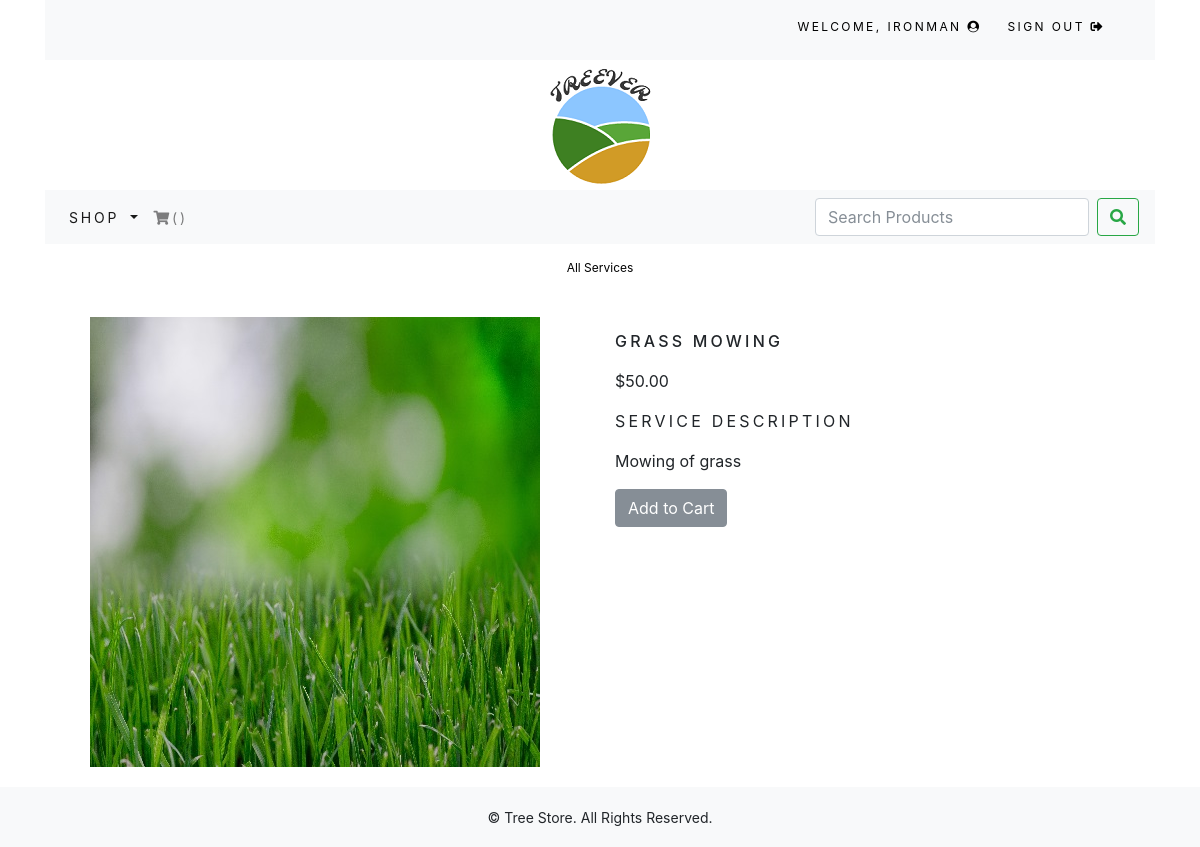
The page /shop/allservices/grass-mowing/ (signed in) on the database its author committed.
### shop/models.py (models this page shows, shortened)
class Service(models.Model):
	title = models.CharField(max_length=250, unique=True)
	slug = models.SlugField(max_length=250, unique=True)
	description = models.TextField(blank=True)
	price = models.DecimalField(max_digits=10, decimal_places=2)
	image = models.ImageField(upload_to='service', blank=True)
	available = models.BooleanField(default=True)
	created = models.DateTimeField(auto_now_add=True)
	class Meta:
		ordering = ('title',)
		verbose_name = 'service'
		verbose_name_plural = 'services'

### shop/views.py (the view)
# urls.py: path('allservices/<slug:service_slug>/', views.ServiceDetail, name='ServiceDetail'),
@login_required(login_url="/")
def ServiceDetail(request, service_slug):
	try:
		service = Service.objects.get(slug=service_slug)
	except Exception as e:
		raise e
	return render(request, 'shop/service.html', {'service':service})

### shop/templates/shop/service.html (shortened to what this page needs)
{% extends "base.html" %}
{% load staticfiles %}
{% block content %}
	<div class="row my_prod_row_class">
		<div class="mx-auto">
			<p><a href="{% url 'shop:AllService' %}">All Services</a></p>
		</div>
		<div class="container">
			<br>
			<div class="row">
				<div class="col-12 col-sm-12 col-md-12 col-lg-6 text-center">
					<div style="min-width: 18rem">
						<img src="{{service.image.url}}" alt="{{service.title}}">
					</div>
				</div>
				<div class="col-12 col-sm-12 col-md-12 col-lg-6">
					<div>
						<h1 class="my_prod_title">{{service.title}}</h1>
						<p>${{service.price}}</p>
						<p class="my_title">Service Description</p>
						<p class="text-justify my_prod_text">{{service.description}}</p>
						<a class="btn btn-secondary" href="#{% url 'cart:add_cart' service.id %}">Add to Cart</a>
					</div>
				</div>
			</div>
		</div>
	</div>
{% endblock %}

### shop/templates/top-navbar.html (shortened to what this page needs)
<div class="container">
	<div class="my_custom_menu">
		<ul>
			{% if request.user.is_authenticated and request.user.first_name %}
			<li>
				Welcome, <a href="{% url 'shop:MyProfile' request.user.username %}">{{ request.user.first_name }} <i class="fas fa-user-circle"></i></a>
			</li>
			<li>
				<a href="{% url 'signout' %}">Sign Out <i class="fas fa-sign-out-alt"></i></a>
			</li>
			{% endif %}
		</ul>
	</div>
</div>

### static/css/custom.css (style rules this page uses)
body { font-family: 'Roboto', sans-serif; }
.my_title { font-size: 16px; text-transform: uppercase; letter-spacing: .2em; }
.my_prod_row_class { padding-top: 15px; padding-bottom: 20px; }
.my_prod_row_class .mx-auto p { color: #000; font-size: 12px; }
.my_prod_row_class .mx-auto p a { color: #000; font-size: 12px; text-decoration: none; }
.my_prod_title { font-size: 16px; text-transform: uppercase; letter-spacing: .2em; padding-top: 15px; padding-bottom: 10px; }
.my_prod_text { padding-right: 20px; }
.my_custom_menu { text-align: right !important; }
.my_custom_menu ul li { list-style: none; color: #000; text-transform: uppercase; letter-spacing: .2em; font-size: 12px; padding-right: 20px; display: inline; }
.my_custom_menu ul li a { text-decoration: none; color: #000; list-style: none; text-transform: uppercase; letter-spacing: .2em; font-size: 12px; }

### rows shown on the page
Service: image (picture), title "GRASS MOWING", price "50.00", description "Mowing of grass"

### other values the page prints
{{ request.user.first_name }} "IRONMAN"
